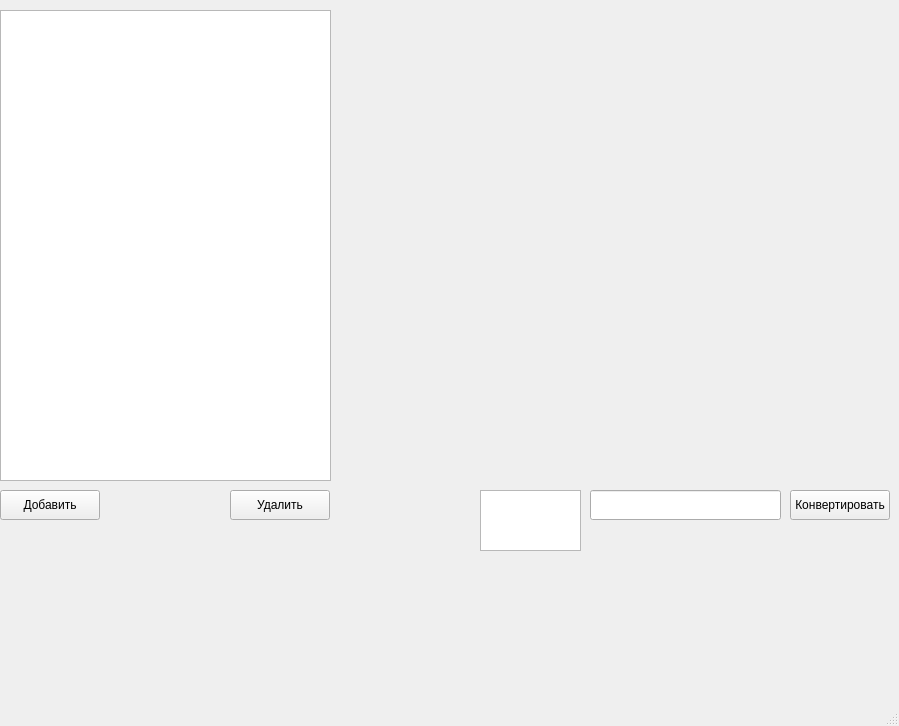
<?xml version="1.0" encoding="UTF-8"?>
<ui version="4.0">
 <class>MainWindow</class>
 <widget class="QMainWindow" name="MainWindow">
  <property name="geometry">
   <rect>
    <x>0</x>
    <y>0</y>
    <width>899</width>
    <height>726</height>
   </rect>
  </property>
  <property name="windowTitle">
   <string>LabAU</string>
  </property>
  <property name="windowIcon">
   <iconset>
    <normaloff>../../../Desktop/au-logo-full.ico</normaloff>../../../Desktop/au-logo-full.ico</iconset>
  </property>
  <property name="documentMode">
   <bool>false</bool>
  </property>
  <widget class="QWidget" name="centralwidget">
   <widget class="QPushButton" name="openFileButton">
    <property name="geometry">
     <rect>
      <x>0</x>
      <y>490</y>
      <width>100</width>
      <height>30</height>
     </rect>
    </property>
    <property name="text">
     <string>Добавить</string>
    </property>
   </widget>
   <widget class="QLineEdit" name="lineEdit">
    <property name="geometry">
     <rect>
      <x>590</x>
      <y>490</y>
      <width>191</width>
      <height>30</height>
     </rect>
    </property>
   </widget>
   <widget class="QPushButton" name="ConvertButton">
    <property name="geometry">
     <rect>
      <x>790</x>
      <y>490</y>
      <width>100</width>
      <height>30</height>
     </rect>
    </property>
    <property name="text">
     <string>Конвертировать</string>
    </property>
   </widget>
   <widget class="QTextBrowser" name="textBrowser">
    <property name="geometry">
     <rect>
      <x>480</x>
      <y>490</y>
      <width>101</width>
      <height>61</height>
     </rect>
    </property>
   </widget>
   <widget class="QWidget" name="verticalLayoutWidget">
    <property name="geometry">
     <rect>
      <x>340</x>
      <y>10</y>
      <width>551</width>
      <height>471</height>
     </rect>
    </property>
    <layout class="QVBoxLayout" name="verticalLayout">
     <property name="sizeConstraint">
      <enum>QLayout::SetNoConstraint</enum>
     </property>
    </layout>
   </widget>
   <widget class="QListView" name="listView">
    <property name="geometry">
     <rect>
      <x>0</x>
      <y>10</y>
      <width>331</width>
      <height>471</height>
     </rect>
    </property>
   </widget>
   <widget class="QPushButton" name="Delete">
    <property name="geometry">
     <rect>
      <x>230</x>
      <y>490</y>
      <width>100</width>
      <height>30</height>
     </rect>
    </property>
    <property name="text">
     <string>Удалить</string>
    </property>
   </widget>
  </widget>
  <widget class="QMenuBar" name="menubar">
   <property name="geometry">
    <rect>
     <x>0</x>
     <y>0</y>
     <width>899</width>
     <height>22</height>
    </rect>
   </property>
  </widget>
  <widget class="QStatusBar" name="statusbar"/>
 </widget>
 <resources/>
 <connections/>
</ui>
